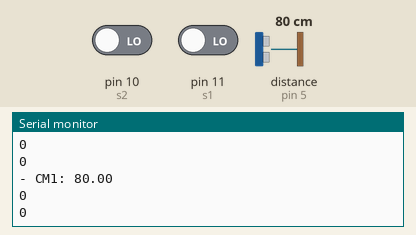
This sketch was run on a simulated Arduino Uno, built with avr-gcc and run on an emulated ATmega328P. Shown: the last lines printed to the serial monitor. The test bench sets the inputs (shaded band); at power-on: distance to the obstacle (sensor on pin 5) 80 cm, pin 10 (s2) LOW, pin 11 (s1) LOW. The echo pulse lasts 58.3 µs per cm.

Above: at 3.8 s.
3.9 s: distance to the obstacle (sensor on pin 5) set to 2 cm
At 6.9 s:
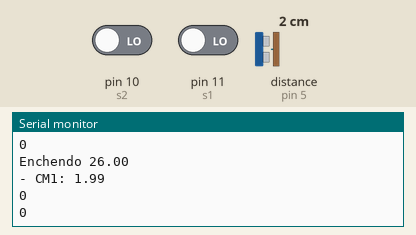
7.5 s: distance to the obstacle (sensor on pin 5) set to 4 cm
At 10.5 s:
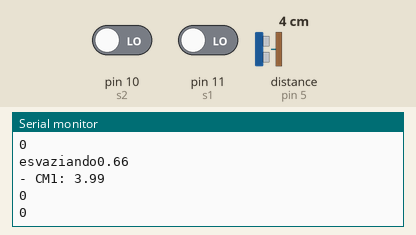
11.0 s: pin 10 (s2) driven HIGH
At 13.5 s:
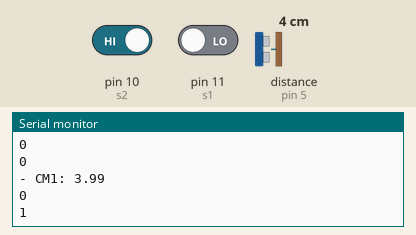
Timing chart, 0 to 15.0 s (numbered marks = the images above; inputs shaded):
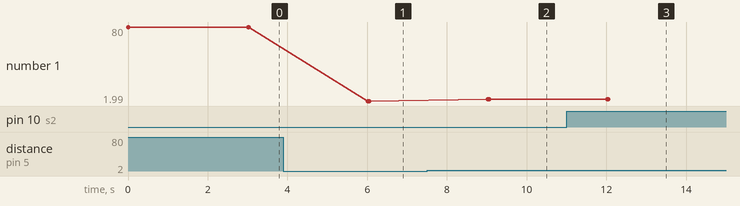

Measured:
- after the input at 3.9 s, the serial monitor: prints a new line after 2.1 s (image 1)
- after the input at 7.5 s, the serial monitor: prints a new line after 1.5 s (image 2)
- after the input at 11.0 s, the serial monitor: prints a new line after 1.1 s (image 3)
- plotted number 1: 80 → 1.99 after the input at 3.9 s, 1.99 → 3.99 after the input at 7.5 s

The sketch:

Apresentacao_fapes.ino
```cpp
#include <Ultrasonic.h>

#define TRIGGER_PIN  4
#define ECHO_PIN     5
double velocidade = 0;
Ultrasonic ultrasonic(TRIGGER_PIN, ECHO_PIN);
int s1= 11;
int s2= 10;
int x =0;
int i1 =0;
int i2 =0;
void setup() {
Serial.begin(9600);
pinMode(s1, INPUT);
pinMode(s2, INPUT);
}

void loop() {
  i1 =digitalRead (s1);
  i2 =digitalRead (s2);
  float cmMsec1,cmMsec2, inMsec;
  long microsec = ultrasonic.timing();
  cmMsec1 = ultrasonic.convert(microsec, Ultrasonic::CM);
  Serial.print("- CM1: ");
  Serial.println(cmMsec1);
  Serial.println(i1);
  Serial.println(i2);
  delay(3000);
  microsec = ultrasonic.timing();
  cmMsec2 = ultrasonic.convert(microsec, Ultrasonic::CM);
  Serial.print("- CM2: ");
  Serial.println(cmMsec2);
  Serial.println(i1);
  Serial.println(i2);
  velocidade = ((cmMsec2-cmMsec1)/3);
  //Serial.println(velocidade);
  if (velocidade <0){
    Serial.print("Enchendo ");
    Serial.println((velocidade)*-1);
    }else if( velocidade > 0) {
    Serial.print("esvaziando");
    Serial.println(velocidade);
    }
}
```
